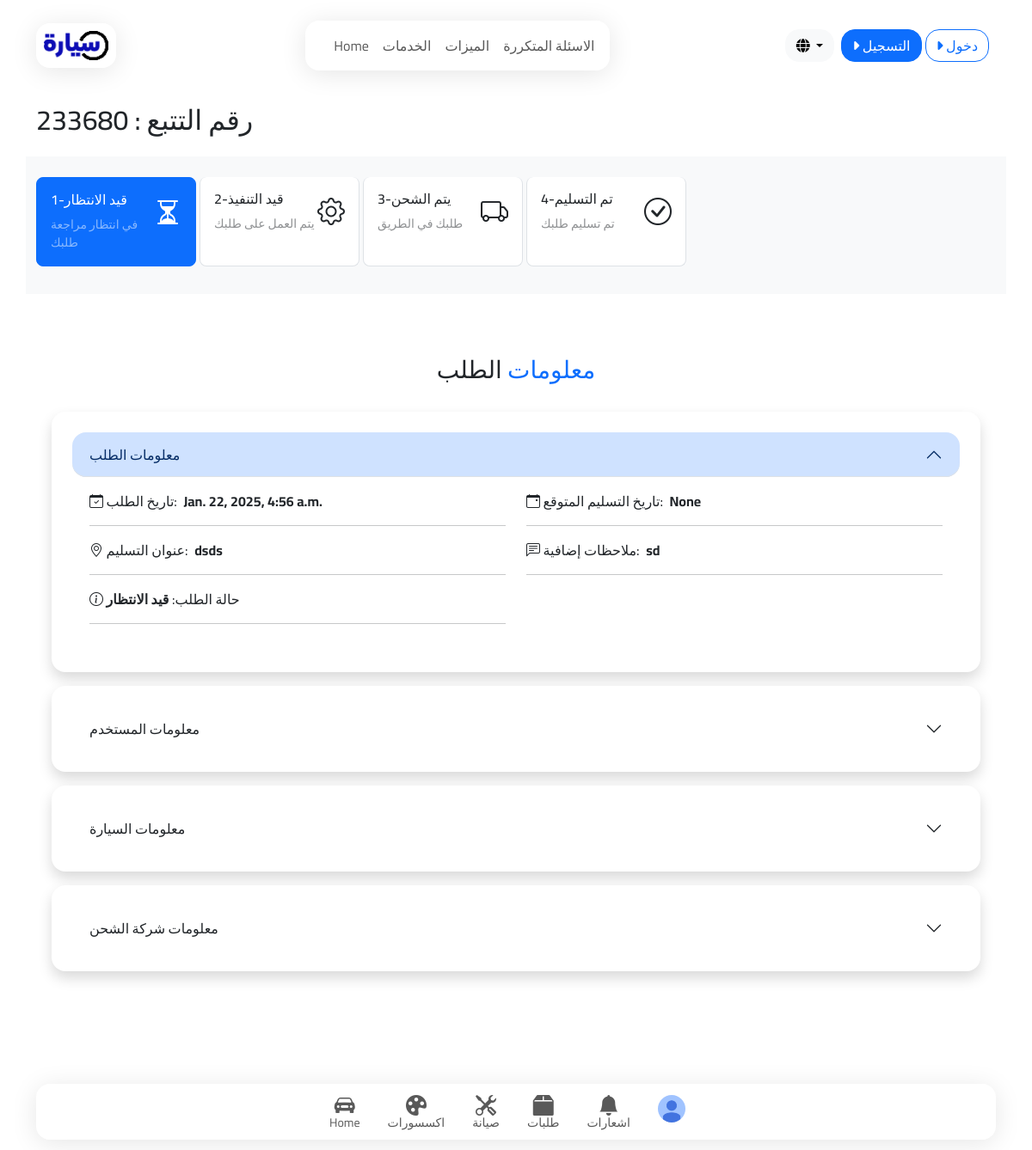
Page /en-us/customer/view_buy_vehicle_order/19 on the committed database.
### customer/models.py (models this page shows, shortened)
class OrderModel(models.Model):
    customer = models.ForeignKey('auth.User', on_delete=models.CASCADE, related_name="car_orders", verbose_name="العميل", null=True)
    order_type = models.CharField(
        max_length=20,
        choices=OrderTypeChoices,
        verbose_name="نوع الطلب"
    )
    buy_car_order = models.OneToOneField(BuyCarOrderModel, on_delete=models.CASCADE, verbose_name="مودل طلب شراء السيارة", null=True)
    buy_vehicle_order = models.OneToOneField(BuyVehicleOrderModel, on_delete=models.CASCADE, verbose_name="مودل طلب شراء السيارة", null=True)
    car_rental_order = models.OneToOneField(RentalOrderModel, on_delete=models.CASCADE, verbose_name="مودل طلب ايجار السيارة", null=True)
    car_installment_order = models.OneToOneField(InstallmentRequestModel, on_delete=models.CASCADE, verbose_name="مودل طلب تقسيط السيارة", null=True)
    vehicle_rental_order = models.OneToOneField(VehicleRentalOrder, on_delete=models.CASCADE, verbose_name="مودل طلب نقل حمولة", null=True)
    order_id = models.CharField(max_length=50, default=RandomOrderIDGen, null=True)
    created_at = models.DateTimeField(auto_now_add=True, verbose_name="تاريخ الإنشاء")
    updated_at = models.DateTimeField(auto_now=True, verbose_name="تاريخ التعديل")

class BuyVehicleOrderModel(models.Model):
    name = models.CharField(max_length=100, verbose_name="اسم الكامل")
    email = models.EmailField(verbose_name="البريد الإلكتروني")
    phone = models.CharField(max_length=15, verbose_name="رقم الهاتف")
    vehicle = models.ForeignKey('VehicleModel', on_delete=models.CASCADE, related_name="car_model", verbose_name="السيارة", blank=True, null=True)
    order_date = models.DateTimeField(auto_now_add=True, verbose_name="تاريخ الطلب")
    delivery_date = models.DateTimeField(null=True, blank=True, verbose_name="تاريخ التسليم المتوقع")
    address = models.TextField(verbose_name="عنوان التسليم")
    notes = models.TextField(null=True, blank=True, verbose_name="ملاحظات إضافية")
    PENDING = 'pending'
    IN_PROGRESS = 'in_progress'
    SHIPPED = 'shipped'
    DELIVERED = 'delivered'
    CANCELED = 'canceled'
    ORDER_STATUS = [
        (PENDING, 'قيد الانتظار'),
        (IN_PROGRESS, 'قيد التنفيذ'),
        (SHIPPED, 'يتم الشحن'),
        (DELIVERED, 'تم التسليم'),
        (CANCELED, 'ملغى'),
    ]
    status = models.CharField(
        max_length=20,
        choices=ORDER_STATUS,
        default=PENDING,
        verbose_name="حالة الطلب"
    )
    shipping_company = models.ForeignKey(ShippingCompanyModel, null=True, blank=True, verbose_name="شركة الشحن", on_delete=models.CASCADE)
    tracking_number = models.CharField(max_length=100, null=True, blank=True, verbose_name="رقم التتبع")
    shipping_cost = models.DecimalField(max_digits=10, decimal_places=2, null=True, blank=True, verbose_name="تكلفة الشحن")
    created_at = models.DateTimeField(auto_now_add=True, verbose_name="تاريخ الإنشاء")
    updated_at = models.DateTimeField(auto_now=True, verbose_name="تاريخ التعديل")
    class Meta:
        verbose_name = "طلب سيارة"
        verbose_name_plural = "طلبات السيارات"
        ordering = ['-order_date']

### customer/views.py (the view)
# urls.py: path('view_buy_vehicle_order/<int:order_id>', views.view_buy_vehicle_order, name='view_buy_vehicle_order'),
def view_buy_vehicle_order(request, order_id):
    user = request.user
    order = OrderModel.objects.get(id=order_id)
    buy_car_order = order.buy_vehicle_order
    return render(request, 'customer/orders/view_buy_vehicle_order.html', {'order':order, 'buy_car_order':buy_car_order})

### templates/customer/orders/view_buy_vehicle_order.html (shortened to what this page needs)
{% extends "customer_base.html" %}
{% load static %}
{% load i18n %}
{% block heads %}
<link rel="stylesheet" href="https://cdnjs.cloudflare.com/ajax/libs/croppie/2.6.5/croppie.min.css" />
{% endblock heads %}
{% block sheri %}
<div class="container">
    <h2 class="py-3">رقم التتبع : {{order.order_id}}</h2>
</div>
<div class="container p-4 bg-body-tertiary">
    <div class="list-group list-group-checkable row row-cols-2 row row-cols-md-4 flex-row justify-content-center justify-content-md-start">
        <label class="col-5 col-md-2 list-group-item rounded-3 py-3 me-1 mb-2 d-flex justify-content-between {% if buy_car_order.status in 'pending in_progress shipped delivered' %}active{% endif %}" for="listGroupCheckableRadios1">
            <div>
                <h6>1-قيد الانتظار</h6>
                <span class="d-block small opacity-50">في انتظار مراجعة طلبك</span>
            </div>
            <i class="bi bi-hourglass-split fs-2"></i>
        </label>
        <label class="col-5 col-md-2 list-group-item rounded-3 py-3 me-1 mb-2 d-flex justify-content-between {% if buy_car_order.status in 'in_progress shipped delivered' %}active{% endif %}" for="listGroupCheckableRadios1">
            <div>
                <h6>2-قيد التنفيذ</h6>
                <span class="d-block small opacity-50">يتم العمل على طلبك</span>
            </div>
            <i class="bi bi-gear fs-2"></i>
        </label>
        <label class="col-5 col-md-2 list-group-item rounded-3 py-3 me-1 mb-2  d-flex justify-content-between {% if buy_car_order.status in 'shipped delivered' %}active{% endif %}" for="listGroupCheckableRadios1">
            <div>
                <h6>3-يتم الشحن</h6>
                <span class="d-block small opacity-50">طلبك في الطريق</span>
            </div>
            <i class="bi bi-truck fs-2"></i>
        </label>
        <label class="col-5 col-md-2 list-group-item rounded-3 py-3 me-1 mb-2  d-flex justify-content-between {% if buy_car_order.status in 'delivered' %}active{% endif %}" for="listGroupCheckableRadios1">
            <div>
                <h6>4-تم التسليم</h6>
                <span class="d-block small opacity-50">تم تسليم طلبك</span>
            </div>
            <i class="bi bi-check-circle fs-2"></i>
        </label>
      </div>
</div>
<div class="py-5 px-2 px-md-4 ">
    <h3 class="text-center py-4">
        <span class="text-primary">معلومات</span>
        الطلب
    </h3>
    <div class="accordion accordion-flush mx-auto" id="accordionFlushExample" style="max-width: 1080px;">
        <div class="accordion-item p-4 rounded-4 mb-3 border-0 shadow border border-primary">
            <h2 class="accordion-header">
                <div class="accordion-button rounded-4" type="button" data-bs-toggle="collapse"
                    data-bs-target="#flush-collapseOne" aria-expanded="true" aria-controls="flush-collapseOne">
                    {% trans "معلومات الطلب" %}
                </div>
            </h2>
            <div id="flush-collapseOne" class="accordion-collapse collapse show"
                data-bs-parent="#accordionFlushExample">
                <div class="accordion-body">
                    <div class="row row-cols-1 row-cols-md-2">
                        <div>
                            <i class="bi bi-calendar-check"></i>
                            <span class="me-1">تاريخ الطلب:</span>
                            <strong>{{ buy_car_order.order_date }}</strong>
                            <hr>
                        </div>
                        <div>
                            <i class="bi bi-calendar-event"></i>
                            <span class="me-1">تاريخ التسليم المتوقع:</span>
                            <strong>{{ buy_car_order.delivery_date }}</strong>
                            <hr>
                        </div>
                        <div>
                            <i class="bi bi-geo-alt"></i>
                            <span class="me-1">عنوان التسليم:</span>
                            <strong>{{ buy_car_order.address }}</strong>
                            <hr>
                        </div>
                        <div>
                            <i class="bi bi-chat-left-text"></i>
                            <span class="me-1">ملاحظات إضافية:</span>
                            <strong>{{ buy_car_order.notes }}</strong>
                            <hr>
                        </div>
                        <div>
                            <i class="bi bi-info-circle"></i>
                            <span class="me-1">حالة الطلب:</span>
                            <strong>{{ buy_car_order.get_status_display }}</strong>
                            <hr>
                        </div>
                    </div>
                </div>
            </div>
        </div>
        <div class="accordion-item p-4 rounded-4 mb-3 border-0 shadow">
            <h2 class="accordion-header">
                <div class="accordion-button collapsed rounded-4" type="button" data-bs-toggle="collapse"
                    data-bs-target="#flush-collapseOne2" aria-expanded="false" aria-controls="flush-collapseOne2">
                    {% trans "معلومات المستخدم" %}
                </div>
            </h2>
        </div>
        <div class="accordion-item p-4 rounded-4 mb-3 border-0 shadow">
            <h2 class="accordion-header">
                <div class="accordion-button collapsed rounded-4" type="button" data-bs-toggle="collapse"
                    data-bs-target="#flush-collapseOne3" aria-expanded="false" aria-controls="flush-collapseOne3">
                    {% trans "معلومات السيارة" %}
                </div>
            </h2>
        </div>
        <div class="accordion-item p-4 rounded-4 mb-3 border-0 shadow">
            <h2 class="accordion-header">
                <div class="accordion-button collapsed rounded-4" type="button" data-bs-toggle="collapse"
                    data-bs-target="#flush-collapseOne4" aria-expanded="false" aria-controls="flush-collapseOne4">
                    {% trans "معلومات شركة الشحن" %}
                </div>
            </h2>
        </div>
    </div>
</div>
<div class="py-4"></div>
{% endblock %}

### sayyar/static/css/pages/base.css (style rules this page uses)
body { padding-top: 3.5rem }

### rows in the picture
OrderModel: order_id "233680"
BuyVehicleOrderModel: order_date "Jan. 22, 2025, 4:56 a.m.", delivery_date "None", address "dsds", notes "sd", status "قيد الانتظار"
